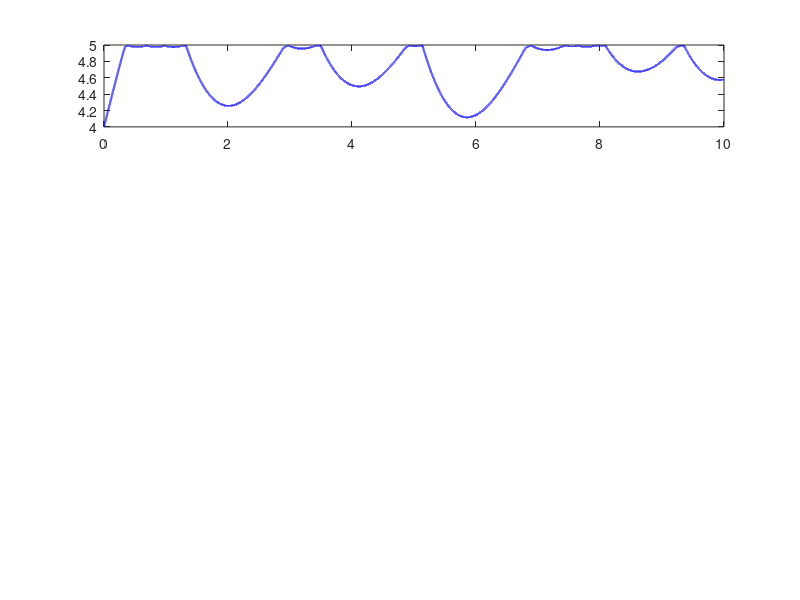

This figure's MATLAB source: (Note: this script raises an error after producing the figure.)
%% CBF-based QP Controller for Double Integrator
clear; clc; close all;

%% Parameters
p_max = 5;           % Position limit (safety constraint)
v_max = 4;
M = diag([p_max, v_max]);
Minv = inv(M);
lambda0 = 20;         % ECBF gains
lambda1 = 20;
% p_max = p_max;

%% Initial condition
x = [4; 3];          % [position; velocity]
p = 6;
psi_0 = 1 - norm(Minv*x,p)^p
% psi_1 = - 2*x(1)*x(2) + lambda0*psi_0
% psi_2 = - 2*x(2)^2 - 2*x(1)*u_nom + lambda0*(-2*x(1)*x(2)) + lambda1*psi_1

% vmin = -lambda0*(p_max^2 - x(1)^2)/2/x(1)
% vmax = lambda0*(p_max^2 - x(1)^2)/2/x(1)


% u_min = -20;

dt = 0.0001;           % Time step
T = 10;              % Total simulation time
N = T/dt;            % Number of steps


%% Desired position (for tracking)_max^(-p)
x_des = 6;          % Target position (beyond safety boundary)
kp = 1.5;            % PD controller gains
kd = 1.0;

%% Storage
X = zeros(2,N);
U = zeros(1,N);
Time = (0:N-1)*dt;

A = [0 1; 0 0];
Ad = expm(A*dt);
Bd = expm(A*dt)*(dt*eye(2)-A*dt^2/2)*[0;1];
%% Simulation loop
for k = 1:N
    % Nominal PD controller (without safety)
    u_nom = -kp*(x(1)-x_des) - kd*x(2);
    % h = x_max - x(1);
    
    psi_0 = 1 - norm(Minv*x,p)^p;
    psi_1 = - p_max^(-p)*p*x(1)^(p-1)*x(2) - v_max^(-p)*p*x(2)^(p-1)*u_nom + lambda0*psi_0;
    % psi_2 = - 2*x(2)^2 - 2*x(1)*u_nom + lambda0*(-2*x(1)*x(2)) + lambda1*psi_1;
    
    if psi_1 > 0
        u = u_nom;
    else
        u_cbf = (- p_max^(-p)*p*x(1)^(p-1)*x(2) + lambda0*psi_0)/(v_max^(-p)*p*x(2)^(p-1));
        u = u_cbf;
    end
    % u = u_nom;
    psi_0_buffer(k) = (psi_0>0);
    psi_1_buffer(k) = (psi_1>0);
    u_nom_buffer(k) = u_nom;
    u_buffer(k) = u;



    % System dynamics integration (Euler)
    x_dot = [x(2); u];
    % x = x + dt*x_dot;
    x = Ad*x + Bd*u;

    % Store data
    X(:,k) = x;
    U(k) = u;
end

%% Plot results
figure;
subplot(4,1,1)
plot(Time,X(1,:), 'b','LineWidth',1.5); hold on;
yline(p_max,'r--','LineWidth',1.5);
yline(-p_max,'r--','LineWidth',1.5);
xlabel('Time [s]'); ylabel('Position x_1');
legend('x_1','x_{max}','Location','best');
title('Position with CBF Constraint');


subplot(4,1,2)
plot(Time,X(2,:),'LineWidth',1.5);
xlabel('Time [s]'); ylabel('Velocity x_2');
title('Velocity Response');
yline(v_max,'r--','LineWidth',1.5);
yline(-v_max,'r--','LineWidth',1.5);

subplot(4,1,3)
plot(Time,U,'LineWidth',1.5);
xlabel('Time [s]'); ylabel('Control input u');
title('Control Effort');
hold on
plot(Time,u_nom_buffer,'LineWidth',1.5);


subplot(4,1,4)
plot(Time, psi_0_buffer)
hold on
plot(Time, psi_1_buffer,'--')
legend('\psi_0','\psi_1','Location','best');
ylim([-0.2 1.2])